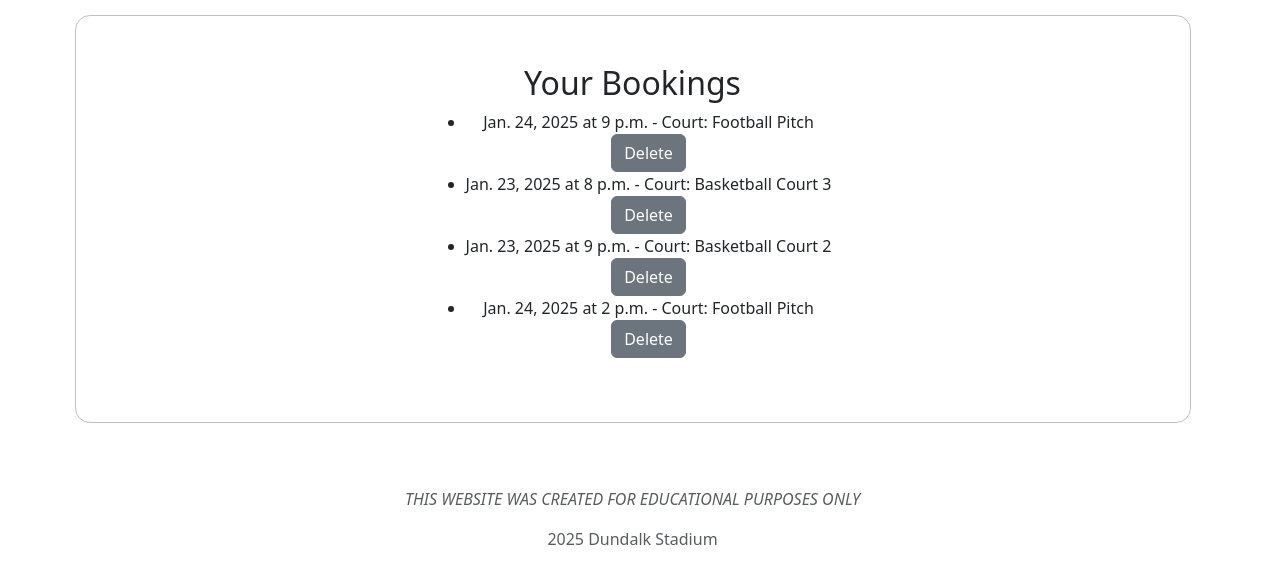
The page /profile/ (signed in, lower part) on the database as committed earlier.
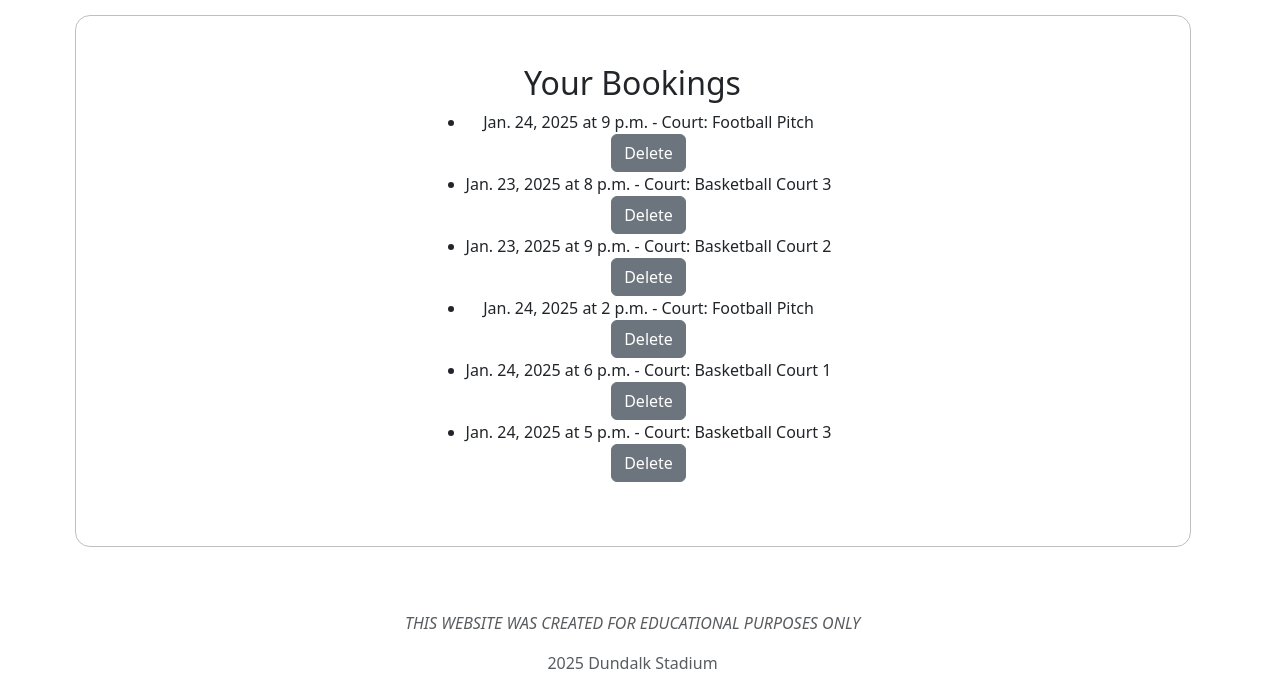
The same page on the database as committed later.
### booking/models.py (models this page shows, shortened)
class Booking(models.Model):
    court = models.ForeignKey(Court, on_delete=models.CASCADE)
    date = models.DateField()
    time_slot = models.TimeField()
    user = models.ForeignKey(User, on_delete=models.CASCADE)

class Court(models.Model):
    name = models.CharField(max_length=100)
    game_type = models.ForeignKey(GameType, on_delete=models.CASCADE)

### users/views.py (the view)
# urls.py: path('profile/', user_views.profile, name='profile'),
@login_required
def profile(request):
    if request.method == 'POST':
        u_form = UserUpdateForm(request.POST, instance=request.user)
        p_form = ProfileUpdateForm(request.POST, request.FILES, instance=request.user.profile)
        if u_form.is_valid() and p_form.is_valid():
            u_form.save()
            p_form.save()
            messages.success(request, f'Successfully updated!')
            return redirect('profile')
    else:
        u_form = UserUpdateForm(instance=request.user)
        p_form = ProfileUpdateForm(instance=request.user.profile)
    user_bookings = Booking.objects.filter(user=request.user)
    context = {
        'u_form': u_form,
        'p_form': p_form,
        'title': 'Profile',
        'user': request.user,
        'user_bookings': user_bookings,
    }
    return render(request, 'users/profile.html', context)

### users/templates/users/profile.html (shortened to what this page needs)
{% extends "fullsite/base.html" %}
{% load crispy_forms_tags %}
{% block content %}
<section class="container center" id="profile">
    <div class="container text-center  center profile-bookings my-3 p-lg-5 py-3">
        {% if user_bookings %}
            <h2>Your Bookings</h2>
            <ul>
                {% for booking in user_bookings %}
                    <li>
                        {{ booking.date }} at {{ booking.time_slot }} - Court: {{ booking.court.name }}
                            <form action="{% url 'delete_booking' booking.id %}" method="post" style="display:inline;">
                                <br>
                                <button class="btn btn-secondary gap-3" type="submit" onclick="return confirm('Are you sure you want to delete this booking?');">Delete</button>
                            </form>
                    </li>
                {% endfor %}
            </ul>
        {% else %}
            <p>You have no bookings.</p>
        {% endif %}
    </div>
</section>
{% endblock content %}

### website/templates/fullsite/base.html (shortened to what this page needs)
{% load static %}
<!DOCTYPE html>
<html lang="en">
<head>
    <link href="https://cdn.jsdelivr.net/npm/bootstrap@5.3.3/dist/css/bootstrap.min.css" rel="stylesheet"
>
    <link rel="stylesheet" href="{% static 'fullsite/main.css' %}">
</head>
<body class="d-flex flex-column min-vh-100">
    {% block content %}{% endblock %}
    <footer class="mt-auto pt-5">
        <p class="text-center text-body-secondary"><i>THIS WEBSITE WAS CREATED FOR EDUCATIONAL PURPOSES ONLY</i></p>
        <p class="text-center text-body-secondary">2025 Dundalk Stadium</p>
    </footer>
</body>
</html>

### website/static/fullsite/main.css (style rules this page uses)
h2, h3, h4, h5 { font-family: "Playfair Display", Georgia, "Times New Roman", serif; }
body { min-height: 100vh; }
.center { display: flex; flex-direction: column; justify-content: center; align-items: center; }
.profile-bookings { border: 1px solid rgba(128, 128, 128, 0.507); border-radius: 15px; }
.grow img, div { transition: 1s ease; }
#booking p, h1, h2, h3, label { font-family: var(--bs-body-font-family); }

Rows that differ between the two databases and show on the page:
added Booking: date "Jan. 24, 2025", time_slot "6 p.m.", court.name "Basketball Court 1"
added Booking: date "Jan. 24, 2025", time_slot "5 p.m.", court.name "Basketball Court 3"
